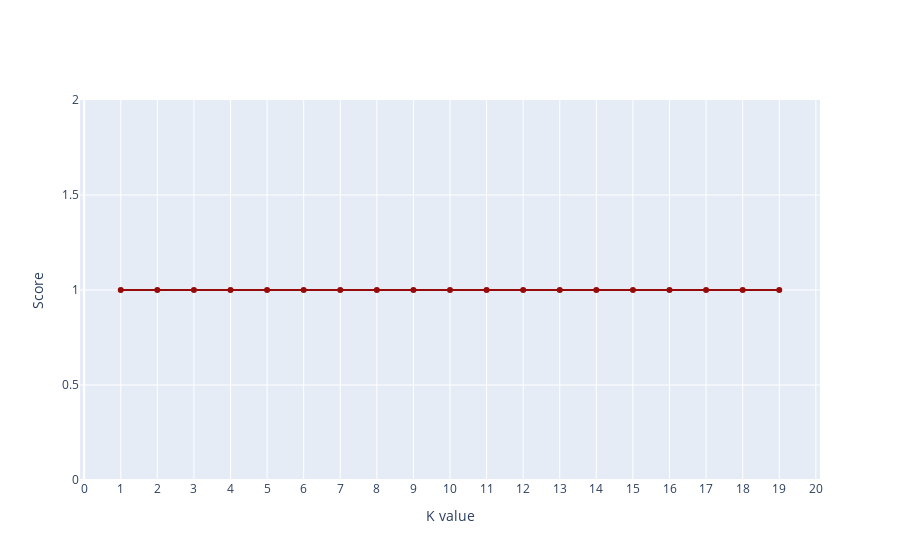

The cell this chart's notebook holds for it:
### Code cell
trace0 = go.Scatter(
    y = score,
    x = np.arange(1,len(score)+1), 
    mode = 'lines+markers', 
    marker = dict(
        color = 'rgb(150, 10, 10)'
    )
)
layout = go.Layout(
    title = '', 
    xaxis = dict(
        title = 'K value', 
        tickmode = 'linear'
    ),
    yaxis = dict(
        title = 'Score',
#         range = [0, 10000]
    )
)
fig = go.Figure(data = [trace0], layout = layout)
iplot(fig, filename='basic-line')

### Figure 1 — Plotly figure (JSON) as saved in the notebook; plotly's stock layout.template omitted (floating-point values rounded to 4 significant figures)
{"data": [{"marker": {"color": "rgb(150, 10, 10)"}, "mode": "lines+markers", "type": "scatter", "x": [1, 2, 3, 4, 5, 6, 7, 8, 9, 10, 11, 12, 13, 14, 15, 16, 17, 18, 19], "y": [1, 1, 1, 1, 1, 1, 1, 1, 1, 1, 1, 1, 1, 1, 1, 1, 1, 1, 1]}], "layout": {"title": {"text": ""}, "xaxis": {"tickmode": "linear", "title": {"text": "K value"}}, "yaxis": {"title": {"text": "Score"}}}}
